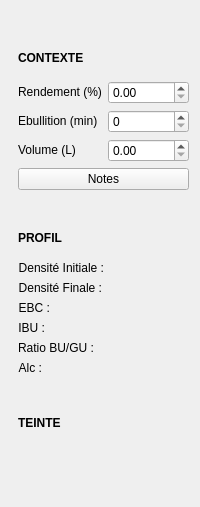
         <widget class="QWidget" name="widgetProfile" native="true">
          <property name="maximumSize">
           <size>
            <width>200</width>
            <height>16777215</height>
           </size>
          </property>
          <property name="styleSheet">
           <string notr="true"/>
          </property>
          <layout class="QVBoxLayout" name="verticalLayout_6">
           <property name="leftMargin">
            <number>18</number>
           </property>
           <item>
            <spacer name="verticalSpacer">
             <property name="orientation">
              <enum>Qt::Vertical</enum>
             </property>
             <property name="sizeHint" stdset="0">
              <size>
               <width>20</width>
               <height>40</height>
              </size>
             </property>
            </spacer>
           </item>
           <item>
            <layout class="QVBoxLayout" name="verticalLayout_4">
             <property name="bottomMargin">
              <number>10</number>
             </property>
             <item>
              <widget class="QLabel" name="label_7">
               <property name="text">
                <string>&lt;!DOCTYPE HTML PUBLIC &quot;-//W3C//DTD HTML 4.0//EN&quot; &quot;http://www.w3.org/TR/REC-html40/strict.dtd&quot;&gt;
&lt;html&gt;&lt;head&gt;&lt;meta name=&quot;qrichtext&quot; content=&quot;1&quot; /&gt;&lt;style type=&quot;text/css&quot;&gt;
p, li { white-space: pre-wrap; }
&lt;/style&gt;&lt;/head&gt;&lt;body style=&quot; font-family:'Ubuntu'; font-size:11pt; font-weight:400; font-style:normal;&quot;&gt;
&lt;p style=&quot; margin-top:0px; margin-bottom:0px; margin-left:0px; margin-right:0px; -qt-block-indent:0; text-indent:0px;&quot;&gt;&lt;span style=&quot; font-size:9pt; font-weight:600;&quot;&gt;CONTEXTE&lt;/span&gt;&lt;/p&gt;&lt;/body&gt;&lt;/html&gt;</string>
               </property>
              </widget>
             </item>
            </layout>
           </item>
           <item>
            <layout class="QFormLayout" name="formLayout_4">
             <property name="fieldGrowthPolicy">
              <enum>QFormLayout::AllNonFixedFieldsGrow</enum>
             </property>
             <item row="0" column="0">
              <widget class="QLabel" name="labelRendement">
               <property name="text">
                <string>&lt;!DOCTYPE HTML PUBLIC &quot;-//W3C//DTD HTML 4.0//EN&quot; &quot;http://www.w3.org/TR/REC-html40/strict.dtd&quot;&gt;
&lt;html&gt;&lt;head&gt;&lt;meta name=&quot;qrichtext&quot; content=&quot;1&quot; /&gt;&lt;style type=&quot;text/css&quot;&gt;
p, li { white-space: pre-wrap; }
&lt;/style&gt;&lt;/head&gt;&lt;body style=&quot; font-family:'Ubuntu'; font-size:11pt; font-weight:400; font-style:normal;&quot;&gt;
&lt;p style=&quot; margin-top:0px; margin-bottom:0px; margin-left:0px; margin-right:0px; -qt-block-indent:0; text-indent:0px;&quot;&gt;&lt;span style=&quot; font-family:'Droid Sans'; font-size:9pt;&quot;&gt;Rendement (%)&lt;/span&gt;&lt;/p&gt;&lt;/body&gt;&lt;/html&gt;</string>
               </property>
              </widget>
             </item>
             <item row="0" column="1">
              <widget class="QDoubleSpinBox" name="doubleSpinBoxRendemt"/>
             </item>
             <item row="1" column="0">
              <widget class="QLabel" name="labelBoil">
               <property name="text">
                <string>&lt;!DOCTYPE HTML PUBLIC &quot;-//W3C//DTD HTML 4.0//EN&quot; &quot;http://www.w3.org/TR/REC-html40/strict.dtd&quot;&gt;
&lt;html&gt;&lt;head&gt;&lt;meta name=&quot;qrichtext&quot; content=&quot;1&quot; /&gt;&lt;style type=&quot;text/css&quot;&gt;
p, li { white-space: pre-wrap; }
&lt;/style&gt;&lt;/head&gt;&lt;body style=&quot; font-family:'Ubuntu'; font-size:11pt; font-weight:400; font-style:normal;&quot;&gt;
&lt;p style=&quot; margin-top:0px; margin-bottom:0px; margin-left:0px; margin-right:0px; -qt-block-indent:0; text-indent:0px;&quot;&gt;&lt;span style=&quot; font-family:'Droid Sans'; font-size:9pt;&quot;&gt;Ebullition (min)&lt;/span&gt;&lt;/p&gt;&lt;/body&gt;&lt;/html&gt;</string>
               </property>
              </widget>
             </item>
             <item row="1" column="1">
              <widget class="QSpinBox" name="spinBoxBoil">
               <property name="maximum">
                <number>999</number>
               </property>
               <property name="singleStep">
                <number>10</number>
               </property>
              </widget>
             </item>
             <item row="3" column="0">
              <widget class="QLabel" name="label_2Volume">
               <property name="text">
                <string>&lt;!DOCTYPE HTML PUBLIC &quot;-//W3C//DTD HTML 4.0//EN&quot; &quot;http://www.w3.org/TR/REC-html40/strict.dtd&quot;&gt;
&lt;html&gt;&lt;head&gt;&lt;meta name=&quot;qrichtext&quot; content=&quot;1&quot; /&gt;&lt;style type=&quot;text/css&quot;&gt;
p, li { white-space: pre-wrap; }
&lt;/style&gt;&lt;/head&gt;&lt;body style=&quot; font-family:'Ubuntu'; font-size:11pt; font-weight:400; font-style:normal;&quot;&gt;
&lt;p style=&quot; margin-top:0px; margin-bottom:0px; margin-left:0px; margin-right:0px; -qt-block-indent:0; text-indent:0px;&quot;&gt;&lt;span style=&quot; font-family:'Droid Sans'; font-size:9pt;&quot;&gt;Volume (L)&lt;/span&gt;&lt;/p&gt;&lt;/body&gt;&lt;/html&gt;</string>
               </property>
              </widget>
             </item>
             <item row="3" column="1">
              <widget class="QDoubleSpinBox" name="doubleSpinBox_2Volume"/>
             </item>
            </layout>
           </item>
           <item>
            <widget class="QPushButton" name="pushButtonRecipeNotes">
             <property name="text">
              <string>Notes</string>
             </property>
            </widget>
           </item>
           <item>
            <layout class="QVBoxLayout" name="verticalLayout_5">
             <property name="topMargin">
              <number>35</number>
             </property>
             <property name="bottomMargin">
              <number>10</number>
             </property>
             <item>
              <widget class="QLabel" name="label_6">
               <property name="text">
                <string>&lt;!DOCTYPE HTML PUBLIC &quot;-//W3C//DTD HTML 4.0//EN&quot; &quot;http://www.w3.org/TR/REC-html40/strict.dtd&quot;&gt;
&lt;html&gt;&lt;head&gt;&lt;meta name=&quot;qrichtext&quot; content=&quot;1&quot; /&gt;&lt;style type=&quot;text/css&quot;&gt;
p, li { white-space: pre-wrap; }
&lt;/style&gt;&lt;/head&gt;&lt;body style=&quot; font-family:'Ubuntu'; font-size:11pt; font-weight:400; font-style:normal;&quot;&gt;
&lt;p style=&quot; margin-top:0px; margin-bottom:0px; margin-left:0px; margin-right:0px; -qt-block-indent:0; text-indent:0px;&quot;&gt;&lt;span style=&quot; font-size:9pt; font-weight:600;&quot;&gt;PROFIL&lt;/span&gt;&lt;/p&gt;&lt;/body&gt;&lt;/html&gt;</string>
               </property>
              </widget>
             </item>
            </layout>
           </item>
           <item>
            <layout class="QFormLayout" name="formLayout">
             <property name="fieldGrowthPolicy">
              <enum>QFormLayout::ExpandingFieldsGrow</enum>
             </property>
             <property name="horizontalSpacing">
              <number>6</number>
             </property>
             <property name="topMargin">
              <number>0</number>
             </property>
             <property name="bottomMargin">
              <number>35</number>
             </property>
             <item row="2" column="0">
              <widget class="QLabel" name="labelOG">
               <property name="text">
                <string>&lt;!DOCTYPE HTML PUBLIC &quot;-//W3C//DTD HTML 4.0//EN&quot; &quot;http://www.w3.org/TR/REC-html40/strict.dtd&quot;&gt;
&lt;html&gt;&lt;head&gt;&lt;meta name=&quot;qrichtext&quot; content=&quot;1&quot; /&gt;&lt;style type=&quot;text/css&quot;&gt;
p, li { white-space: pre-wrap; }
&lt;/style&gt;&lt;/head&gt;&lt;body style=&quot; font-family:'Ubuntu'; font-size:11pt; font-weight:400; font-style:normal;&quot;&gt;
&lt;p style=&quot; margin-top:0px; margin-bottom:0px; margin-left:0px; margin-right:0px; -qt-block-indent:0; text-indent:0px;&quot;&gt;&lt;span style=&quot; font-family:'Droid Sans'; font-size:9pt;&quot;&gt;Densité Initiale :&lt;/span&gt;&lt;/p&gt;&lt;/body&gt;&lt;/html&gt;</string>
               </property>
               <property name="alignment">
                <set>Qt::AlignRight|Qt::AlignTrailing|Qt::AlignVCenter</set>
               </property>
              </widget>
             </item>
             <item row="2" column="1">
              <widget class="QLabel" name="labelOGV">
               <property name="text">
                <string/>
               </property>
              </widget>
             </item>
             <item row="3" column="0">
              <widget class="QLabel" name="labelFG">
               <property name="text">
                <string>&lt;!DOCTYPE HTML PUBLIC &quot;-//W3C//DTD HTML 4.0//EN&quot; &quot;http://www.w3.org/TR/REC-html40/strict.dtd&quot;&gt;
&lt;html&gt;&lt;head&gt;&lt;meta name=&quot;qrichtext&quot; content=&quot;1&quot; /&gt;&lt;style type=&quot;text/css&quot;&gt;
p, li { white-space: pre-wrap; }
&lt;/style&gt;&lt;/head&gt;&lt;body style=&quot; font-family:'Ubuntu'; font-size:11pt; font-weight:400; font-style:normal;&quot;&gt;
&lt;p style=&quot; margin-top:0px; margin-bottom:0px; margin-left:0px; margin-right:0px; -qt-block-indent:0; text-indent:0px;&quot;&gt;&lt;span style=&quot; font-family:'Droid Sans'; font-size:9pt;&quot;&gt;Densité Finale :&lt;/span&gt;&lt;/p&gt;&lt;/body&gt;&lt;/html&gt;</string>
               </property>
               <property name="alignment">
                <set>Qt::AlignRight|Qt::AlignTrailing|Qt::AlignVCenter</set>
               </property>
              </widget>
             </item>
             <item row="3" column="1">
              <widget class="QLabel" name="labelFGV">
               <property name="text">
                <string/>
               </property>
              </widget>
             </item>
             <item row="4" column="0">
              <widget class="QLabel" name="labelEBC">
               <property name="text">
                <string>&lt;!DOCTYPE HTML PUBLIC &quot;-//W3C//DTD HTML 4.0//EN&quot; &quot;http://www.w3.org/TR/REC-html40/strict.dtd&quot;&gt;
&lt;html&gt;&lt;head&gt;&lt;meta name=&quot;qrichtext&quot; content=&quot;1&quot; /&gt;&lt;style type=&quot;text/css&quot;&gt;
p, li { white-space: pre-wrap; }
&lt;/style&gt;&lt;/head&gt;&lt;body style=&quot; font-family:'Ubuntu'; font-size:11pt; font-weight:400; font-style:normal;&quot;&gt;
&lt;p style=&quot; margin-top:0px; margin-bottom:0px; margin-left:0px; margin-right:0px; -qt-block-indent:0; text-indent:0px;&quot;&gt;&lt;span style=&quot; font-family:'Droid Sans'; font-size:9pt;&quot;&gt;EBC :&lt;/span&gt;&lt;/p&gt;&lt;/body&gt;&lt;/html&gt;</string>
               </property>
               <property name="alignment">
                <set>Qt::AlignRight|Qt::AlignTrailing|Qt::AlignVCenter</set>
               </property>
              </widget>
             </item>
             <item row="4" column="1">
              <widget class="QLabel" name="labelEBCV">
               <property name="text">
                <string/>
               </property>
              </widget>
             </item>
             <item row="5" column="0">
              <widget class="QLabel" name="labelIBU">
               <property name="text">
                <string>&lt;!DOCTYPE HTML PUBLIC &quot;-//W3C//DTD HTML 4.0//EN&quot; &quot;http://www.w3.org/TR/REC-html40/strict.dtd&quot;&gt;
&lt;html&gt;&lt;head&gt;&lt;meta name=&quot;qrichtext&quot; content=&quot;1&quot; /&gt;&lt;style type=&quot;text/css&quot;&gt;
p, li { white-space: pre-wrap; }
&lt;/style&gt;&lt;/head&gt;&lt;body style=&quot; font-family:'Ubuntu'; font-size:11pt; font-weight:400; font-style:normal;&quot;&gt;
&lt;p style=&quot; margin-top:0px; margin-bottom:0px; margin-left:0px; margin-right:0px; -qt-block-indent:0; text-indent:0px;&quot;&gt;&lt;span style=&quot; font-family:'Droid Sans'; font-size:9pt;&quot;&gt;IBU :&lt;/span&gt;&lt;/p&gt;&lt;/body&gt;&lt;/html&gt;</string>
               </property>
               <property name="alignment">
                <set>Qt::AlignRight|Qt::AlignTrailing|Qt::AlignVCenter</set>
               </property>
              </widget>
             </item>
             <item row="5" column="1">
              <widget class="QLabel" name="labelIBUV">
               <property name="text">
                <string/>
               </property>
              </widget>
             </item>
             <item row="7" column="0">
              <widget class="QLabel" name="labelAlc">
               <property name="text">
                <string>&lt;!DOCTYPE HTML PUBLIC &quot;-//W3C//DTD HTML 4.0//EN&quot; &quot;http://www.w3.org/TR/REC-html40/strict.dtd&quot;&gt;
&lt;html&gt;&lt;head&gt;&lt;meta name=&quot;qrichtext&quot; content=&quot;1&quot; /&gt;&lt;style type=&quot;text/css&quot;&gt;
p, li { white-space: pre-wrap; }
&lt;/style&gt;&lt;/head&gt;&lt;body style=&quot; font-family:'Ubuntu'; font-size:11pt; font-weight:400; font-style:normal;&quot;&gt;
&lt;p style=&quot; margin-top:0px; margin-bottom:0px; margin-left:0px; margin-right:0px; -qt-block-indent:0; text-indent:0px;&quot;&gt;&lt;span style=&quot; font-family:'Droid Sans'; font-size:9pt;&quot;&gt;Alc :&lt;/span&gt;&lt;/p&gt;&lt;/body&gt;&lt;/html&gt;</string>
               </property>
               <property name="alignment">
                <set>Qt::AlignRight|Qt::AlignTrailing|Qt::AlignVCenter</set>
               </property>
              </widget>
             </item>
             <item row="7" column="1">
              <widget class="QLabel" name="labelAlcv">
               <property name="text">
                <string/>
               </property>
              </widget>
             </item>
             <item row="6" column="0">
              <widget class="QLabel" name="label_20">
               <property name="text">
                <string>&lt;html&gt;&lt;head/&gt;&lt;body&gt;&lt;p&gt;&lt;span style=&quot; font-size:9pt;&quot;&gt;Ratio BU/GU :&lt;/span&gt;&lt;/p&gt;&lt;/body&gt;&lt;/html&gt;</string>
               </property>
              </widget>
             </item>
             <item row="6" column="1">
              <widget class="QLabel" name="labelRatioBuGu">
               <property name="text">
                <string/>
               </property>
              </widget>
             </item>
            </layout>
           </item>
           <item>
            <layout class="QVBoxLayout" name="verticalLayout_7">
             <property name="bottomMargin">
              <number>10</number>
             </property>
             <item>
              <widget class="QLabel" name="label_5">
               <property name="text">
                <string>&lt;!DOCTYPE HTML PUBLIC &quot;-//W3C//DTD HTML 4.0//EN&quot; &quot;http://www.w3.org/TR/REC-html40/strict.dtd&quot;&gt;
&lt;html&gt;&lt;head&gt;&lt;meta name=&quot;qrichtext&quot; content=&quot;1&quot; /&gt;&lt;style type=&quot;text/css&quot;&gt;
p, li { white-space: pre-wrap; }
&lt;/style&gt;&lt;/head&gt;&lt;body style=&quot; font-family:'Droid Sans'; font-size:10pt; font-weight:400; font-style:normal;&quot;&gt;
&lt;p style=&quot; margin-top:0px; margin-bottom:0px; margin-left:0px; margin-right:0px; -qt-block-indent:0; text-indent:0px;&quot;&gt;&lt;span style=&quot; font-family:'Ubuntu'; font-size:9pt; font-weight:600;&quot;&gt;TEINTE&lt;/span&gt;&lt;/p&gt;&lt;/body&gt;&lt;/html&gt;</string>
               </property>
              </widget>
             </item>
            </layout>
           </item>
           <item>
            <layout class="QVBoxLayout" name="verticalLayout">
             <item>
              <widget class="QWidget" name="widgetColor" native="true">
               <property name="minimumSize">
                <size>
                 <width>30</width>
                 <height>10</height>
                </size>
               </property>
               <property name="styleSheet">
                <string notr="true"/>
               </property>
              </widget>
             </item>
            </layout>
           </item>
           <item>
            <spacer name="verticalSpacer_2">
             <property name="orientation">
              <enum>Qt::Vertical</enum>
             </property>
             <property name="sizeHint" stdset="0">
              <size>
               <width>20</width>
               <height>40</height>
              </size>
             </property>
            </spacer>
           </item>
          </layout>
         </widget>
